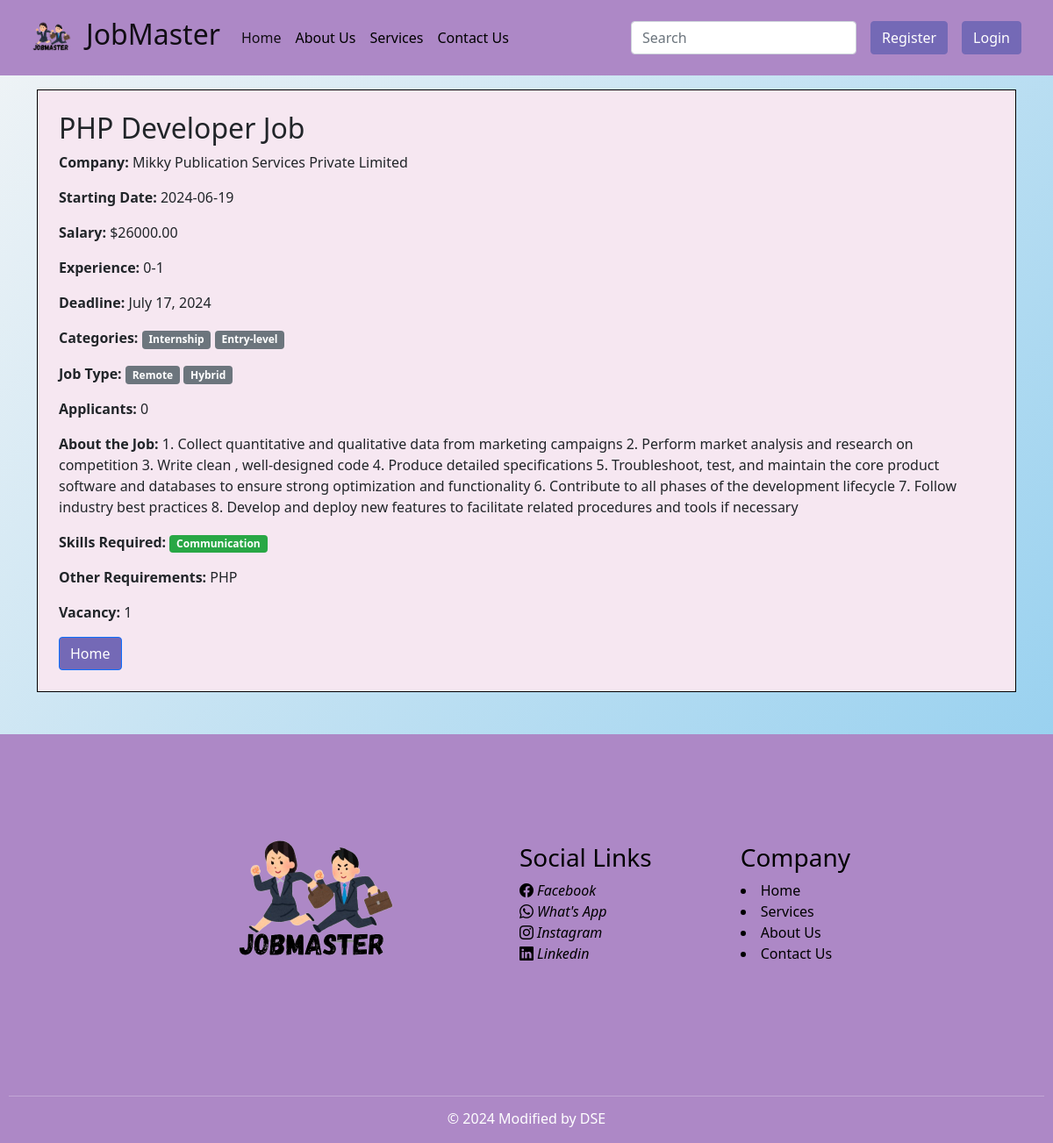
The page /job/job_details/11/ on the database as committed earlier.
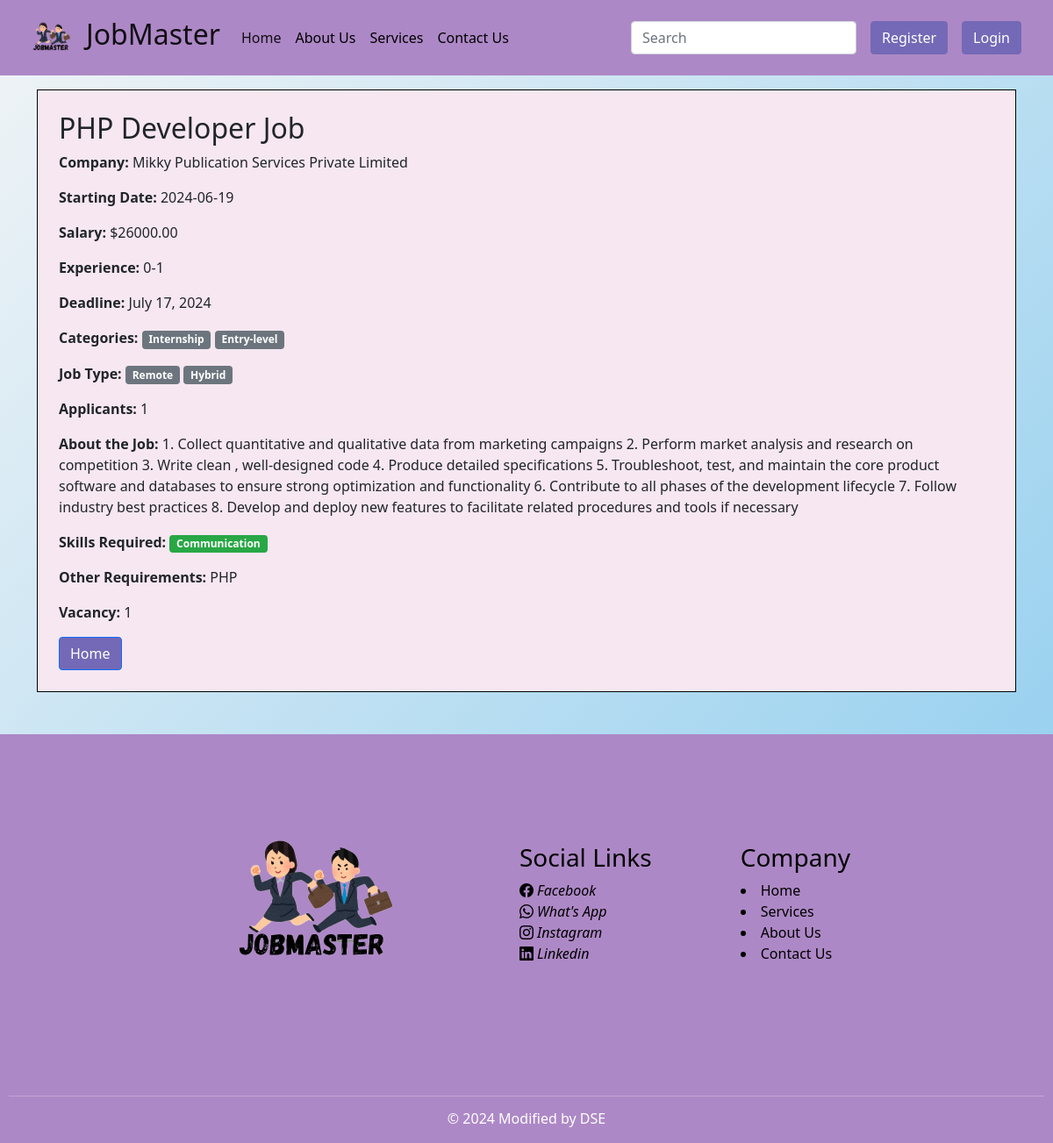
The same page on the database as committed later.
### job/models.py (models this page shows, shortened)
class JobDetails(models.Model):
    title = models.CharField(max_length=100)
    user = models.ForeignKey(User, on_delete = models.CASCADE)
    company_name = models.CharField(max_length=100)
    work_type = models.ManyToManyField(JobType)
    category = models.ManyToManyField(Category)
    starting_date = models.CharField(max_length=100)
    salary = models.DecimalField(max_digits=12, decimal_places=2)
    experience = models.CharField(max_length=50)
    deadline = models.DateField()
    post_date = models.DateField(auto_now_add=True)
    applicants = models.IntegerField(default=0)
    job_about = models.TextField()
    skills = models.ManyToManyField(Skill)
    other_req = models.TextField()
    vacancy = models.IntegerField()

### job/views.py (the view)
# urls.py: path('job_details/<int:job_id>/', views.job_detail, name='job_details'),
def job_detail(request, job_id):
    job = JobDetails.objects.get(pk=job_id)
    return render(request, 'job_details.html', {'job': job})

### job/templates/job_details.html (shortened to what this page needs)
{% extends "base.html" %}
{% block content %}
<main>
<div class="container mt-3 mb-5">
    <div class="row">
        <div class="col-md-12">
            <div class="job-details-box p-4" style='background-color: #f6e7f1'>
                <h2>{{ job.title }}</h2>
                <p><strong>Company:</strong> {{ job.company_name }}</p>
                <p><strong>Starting Date:</strong> {{ job.starting_date }}</p>
                <p><strong>Salary:</strong> ${{ job.salary }}</p>
                <p><strong>Experience:</strong> {{ job.experience }}</p>
                <p><strong>Deadline:</strong> {{ job.deadline }}</p>
                <p><strong>Categories:</strong>
                    {% for category in job.category.all %}
                    <span class="badge badge-secondary">{{ category.name }}</span>
                    {% endfor %}
                </p>
                <p><strong>Job Type:</strong>
                    {% for job_type in job.work_type.all %}
                    <span class="badge badge-secondary">{{ job_type.type }}</span>
                    {% endfor %}
                </p>
                <p><strong>Applicants:</strong> {{ job.applicants }}</p>
                <p><strong>About the Job:</strong> {{ job.job_about }}</p>
                <p><strong>Skills Required:</strong>
                    {% for skill in job.skills.all %}
                    <span class="badge badge-success">{{ skill.name }}</span>
                    {% endfor %}
                </p>
                <p><strong>Other Requirements:</strong> {{ job.other_req }}</p>
                <p><strong>Vacancy:</strong> {{ job.vacancy }}</p>
                <div class="job-buttons">
                    <a class="btn btn-primary btn-details" style='background-color: #7469B6;' href="{% url 'home'%}">Home</a>
                </div>
            </div>
        </div>
    </div>
</div>
</main>
{% endblock %}

Rows that differ between the two databases and show on the page:
changed JobDetails "PHP Developer Job": applicants "0" → "1"
